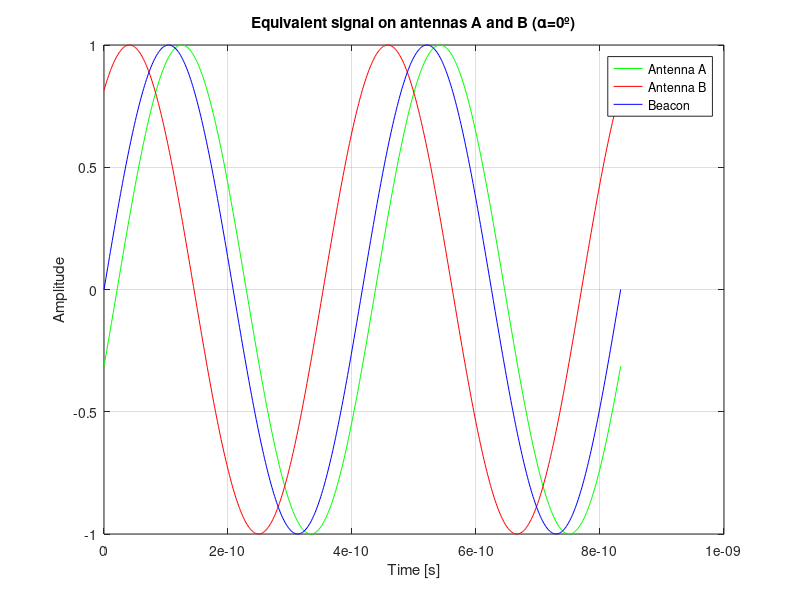
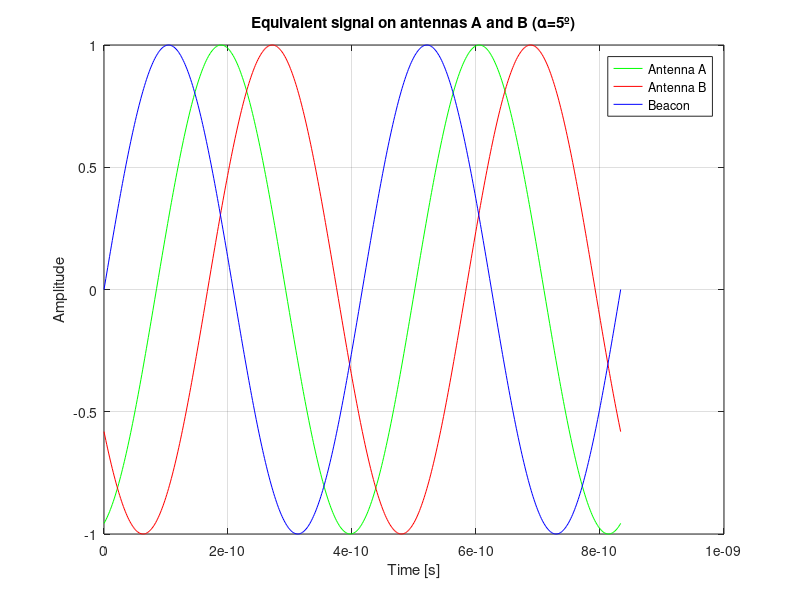
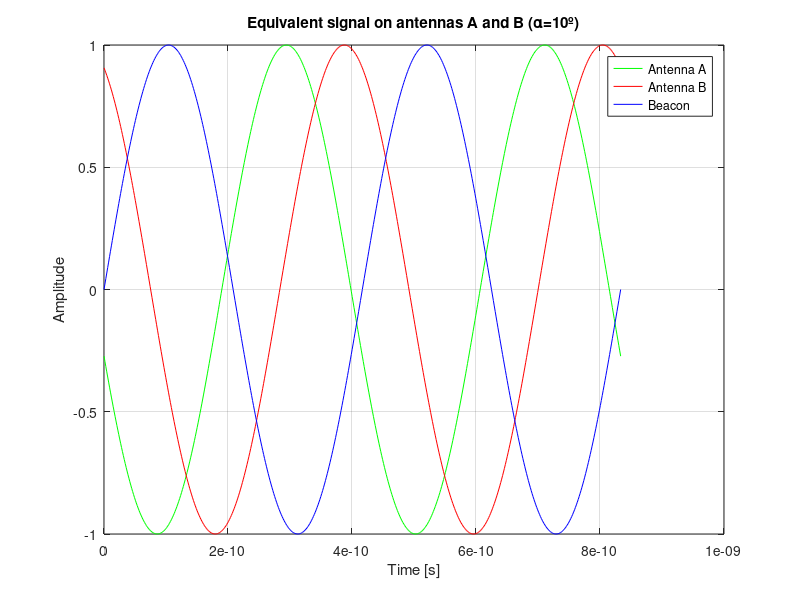
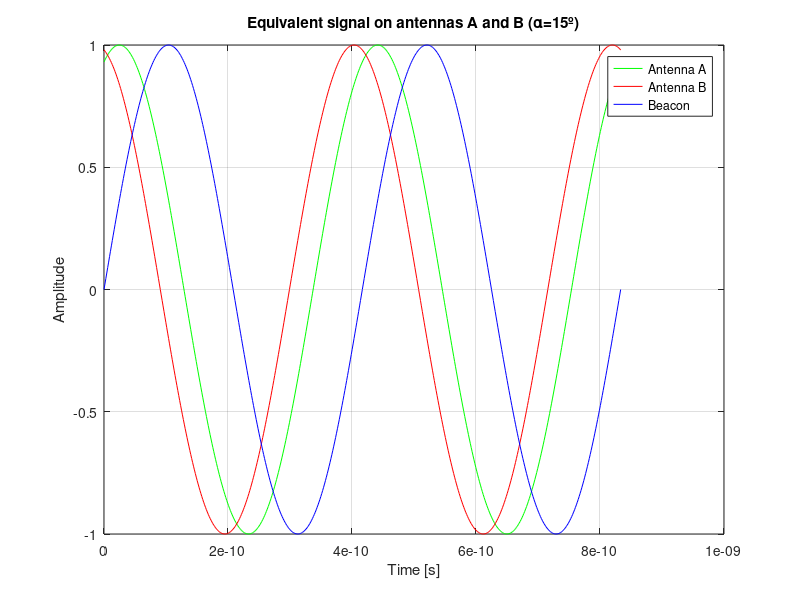

MATLAB code to generate these figures, in order:
%%*****---------------------------------------------------------------*****
%{

    - This script computes the signals seen by both antennas for a given set
    of values of beacon positions, by means of the angle of arrival and
    the time of flight.
    - Trajectory radius, distance between antennas and number of simulated
    positions are programmable parameters

%}
%%*****---------------------------------------------------------------*****

%% Clean stuff
close all
clear all
clc

%% Ask for parameters
r = input('Choose radius, in meters: ');
d = input('Choose distance between antennas, in meters: ');
alpha_step = input('Choose beacon angle step size, in degrees: ');
beta = input('Choose platform rotation, in degrees: ');
beta = linspace(deg2rad(-beta), deg2rad(beta), 2+1);

%% Generate beacon samples
c = 3e8;    % Speed of light (m/s)
alpha_samps = 360/alpha_step;
alpha = linspace(0, 2*pi, uint16(alpha_samps+1));   % Generate beacon positions
f = 2.4e9;  % Transmitting frequency (Hz)
t = linspace(0, 2*1/f, 2*280+1);    % Generate time samples
t_A = zeros(length(alpha), length(beta), length(t));    % Antenna A time tensor
t_B = zeros(length(alpha), length(beta), length(t));    % Antenna B time tensor
for a = 1:1:length(t)   % Store time samples as 3rd dimension of time tensors
    t_A(1:length(alpha), 1:length(beta), a) = t(a);
    t_B(1:length(alpha), 1:length(beta), a) = t(a);
end
s = sin(2*pi*f.*t); %Generate beacon's signal

x_s = zeros(length(alpha), length(beta));   % Preallocate space
y_s = zeros(length(alpha), length(beta));
x_A = zeros(length(beta));
y_A = zeros(length(beta));
x_B = zeros(length(beta));
y_B = zeros(length(beta));
aoa_A = zeros(length(alpha), length(beta));
aoa_B = zeros(length(alpha), length(beta));
dof_A = zeros(length(alpha), length(beta));
dof_B = zeros(length(alpha), length(beta));
tof_A = zeros(length(alpha), length(beta));
tof_B = zeros(length(alpha), length(beta));

%% Compute angles of arrival to antennas
for j = 1:1:length(alpha)   % For every beacon position
    for k = 1:1:length(beta)    % For every platform orientation
    x_s(j,k) = r.*(1+cos(alpha(j)));    % Beacon's coordinates (4-quadrant)
    y_s(j,k) = r.*(1+abs(sin(alpha(j))));
    x_A(k) = r-(d/2)*cos(beta(k));  % Antenna A's coordinates (4-quadrant)
    y_A(k) = r-(d/2)*sin(beta(k));
    x_B(k) = r+(d/2)*cos(beta(k));  % Antenna B's coordinates (4-quadrant)
    y_B(k) = r+(d/2)*sin(beta(k));
    aoa_A(j,k) = atan2(abs(y_s(j)-y_A(k)), abs(x_s(j)-x_A(k)));   % Angles of arrival to both antennas (4-quadrant)
    aoa_B(j,k) = atan2(abs(y_s(j)-y_B(k)), abs(x_s(j)-x_B(k)));
    
    %% Compute distances from beacon to antennas
    dof_A(j,k) = (abs(x_s(j)-x_A(k)))./cos(aoa_A(j,k)); % Distance of flight to antennas (4-quadrant)
    dof_B(j,k) = (abs(x_s(j)-x_B(k)))./cos(aoa_B(j,k));
    
    %% Compute time of flight
    tof_A(j,k) = dof_A(j,k)./c;
    tof_B(j,k) = dof_B(j,k)./c;
    end
end

%% Add times of flight to time tensors (every alpha/beta configuration)
for b = 1:1:length(t)   
   t_A(:,:,b) = t_A(:,:,b) + tof_A;
   t_B(:,:,b) = t_B(:,:,b) + tof_B;
end

%% Compute phase of each antenna
phs_A = 2*pi*f.*t_A;  
phs_B = 2*pi*f.*t_B;  

%% Regenerate received signals (beacon + delay)
s_A = sin(phs_A); 
s_B = sin(phs_B);

%% Plot signals for every beacon position (constant alpha)
for m = 1:1:length(alpha)
    figure
    plot(t, squeeze(s_A(m,1,:)), 'g', t, squeeze(s_B(m,1,:)), 'r', t, s, 'b'); % Signals on A, B and beacon
    grid on
    title(['Equivalent signal on antennas A and B (\alpha=', num2str(rad2deg(alpha(m))), 'º)']);
    xlabel('Time [s]');
    ylabel('Amplitude');
    legend('Antenna A', 'Antenna B', 'Beacon');
    pause(50e-3);
end

%% Plot signals for a platform orientation (constant beta)
for n = 1:1:length(beta)
    figure
    plot(t, squeeze(s_A(1,n,:)), 'g', t, squeeze(s_B(1,n,:)), 'r', t, s, 'b'); % Signals on A, B and beacon
    grid on
    title(['Equivalent signal on antennas A and B (\beta=', num2str(rad2deg(beta(n))), 'º)']);
    xlabel('Time [s]');
    ylabel('Amplitude');
    legend('Antenna A', 'Antenna B', 'Beacon');
    pause(50e-3);
end
